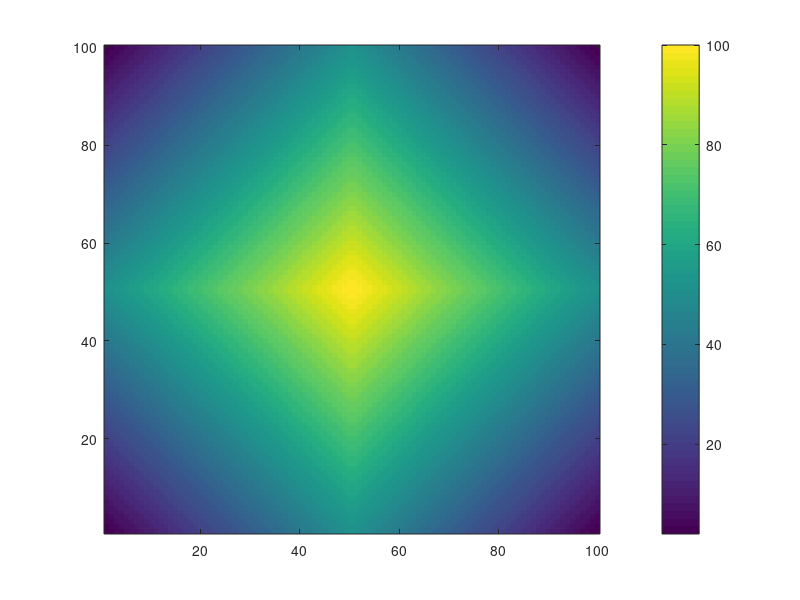

Reproduce this figure in MATLAB.
Z=zeros(100,100);           
for X=1:50                  %Increment X from 1 to 50 (upper left area)
    for Y=1:50              %Increment Y from 1 to 50
        Z(Y,X)=X+Y;         %assign the value of X+Y to row Y column X of Z
    end                     %Return to line 3
end                         %Return to line 2
for X=51:100                %Increment X from 51 to 100 (upper right area)
    for Y=1:50              %Increment Y from 1 to 50
        Z(Y,X)=Y-X+101;     %assign the value Y-X+101 to row Y column X of Z
    end                     %Return to line 8
end                         %Return to line 7
for X=1:50                  %Increment X from 1 to 50 (lower left area)
    for Y=51:100            %Increment Y from 51 to 100
        Z(Y,X)=X-Y+101;     %assign the value X-Y+101 to row Y column X of Z
    end                     %Return to line 13
end                         %Return to line 12
for X=51:100                %Increment X from 51 to 100 (lower right area)
    for Y=51:100            %Increment Y from 51 to 100
        Z(Y,X)=202-(X+Y);   %Assign the value 202-(X+Y) to row Y column X of Z
    end                     %Return to line 18
end                         %Return to line 17
imagesc(Z);set(gca,'YDir','normal');colorbar;
